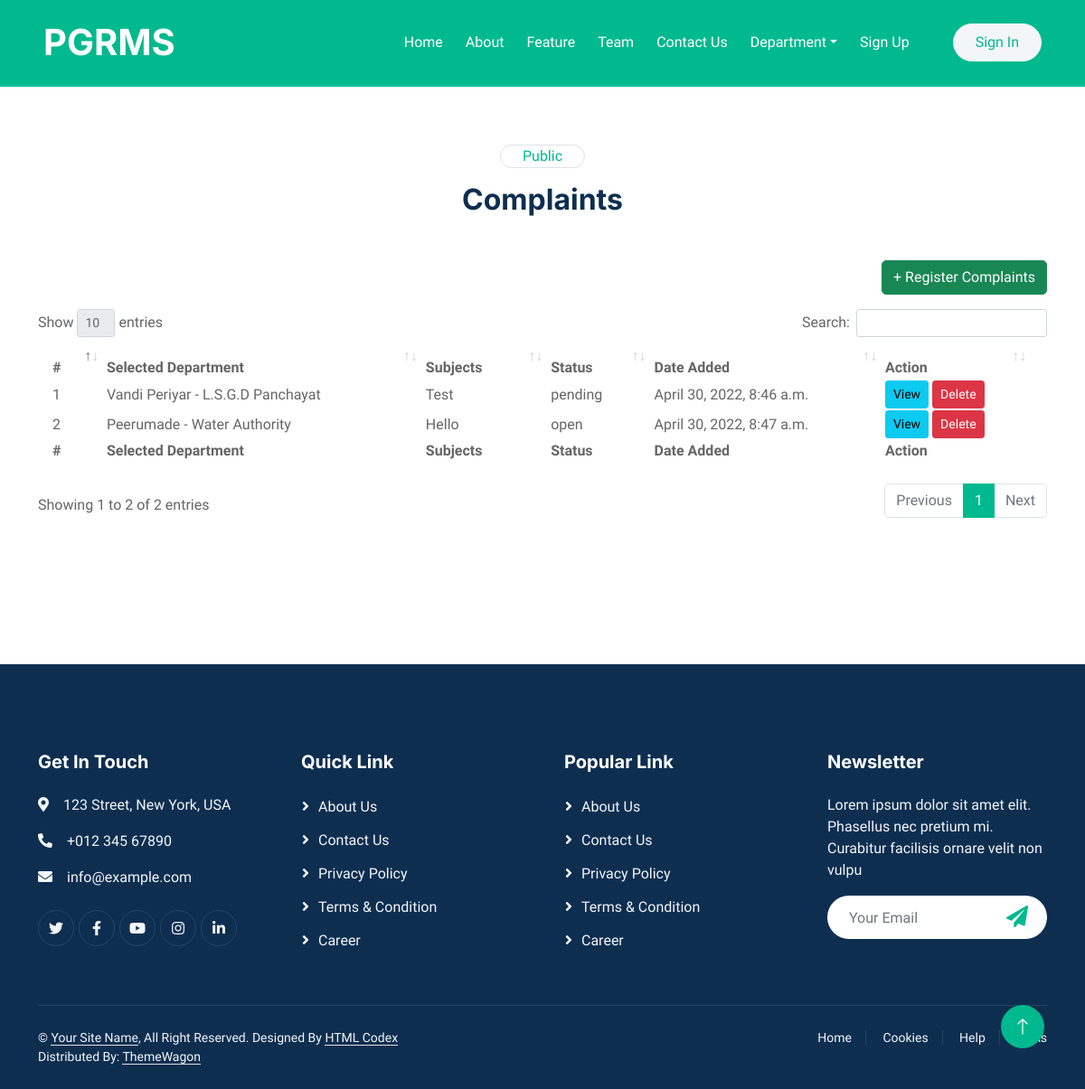
The app's page /public/list-complaints with its own data.
### public/models.py (models this page shows, shortened)
class Complaints(models.Model):
    unique_id=models.AutoField(primary_key=True, null=False)
    complaints_subject=models.CharField(max_length=255, default='null', null=False)
    complaints_text=models.TextField(default='null', null=False)
    selected_department = models.ForeignKey(Departments, on_delete=models.CASCADE)
    public_user = models.ForeignKey(Registration, on_delete=models.CASCADE)
    date_added = models.DateTimeField(default=now, editable=False)
    reply = models.TextField(default='null', null=True)
    status_choices = [
        ('open', 'Open'),
        ('pending', 'Pending'),
        ('closed', 'Closed'),
    ]
    status = models.CharField(max_length=15, choices=status_choices, default="open")

### site_admin/models.py (models this page shows)
class Departments(models.Model):
    unique_id=models.AutoField(primary_key=True, null=False)
    department_name=models.CharField(max_length=255, null=False)
    location=models.ForeignKey(Location, on_delete=models.CASCADE)
    date_added = models.DateTimeField(default=now, editable=False)
    def __str__(self):
        return self.department_name

class Location(models.Model):
    unique_id=models.AutoField(primary_key=True, null=False)
    location=models.CharField(max_length=255, null=False)
    date_added = models.DateTimeField(default=now, editable=False)
    def __str__(self):
        return self.location

### public/views.py (the view)
# urls.py: path('list-complaints', views.complaints_list, name="complaints_list"),
def complaints_list(request):
    complaints_list = Complaints.objects.all()
    context = { 'complaints_list': complaints_list }
    return render(request, 'public/complaints-list.html', context)

### templates/public/complaints-list.html (shortened to what this page needs)
{% extends 'layout.html' %}
{% load static %}
{% block custom-style %}
<link href="{% static 'lib/datatables/datatables.css' %}" rel="stylesheet">
{% endblock %}
{% block content %}
    <div class="container-xxl bg-white p-0">
        <div class="container-xxl position-relative p-0">
            {% include 'includes/menu.html'  %}
            <div class="container-xxl bg-primary page-header">
            </div>
        </div>
        <div class="container-xxl py-5">
            <div class="container">
                <div class="mx-auto text-center wow fadeInUp" data-wow-delay="0.1s" style="max-width: 600px;">
                    <div class="d-inline-block border rounded-pill text-primary px-4 mb-3">Public</div>
                    <h2 class="mb-5">Complaints</h2>
                </div>
                <div class="row justify-content-center">
                <div class="col-md-12">
                <a href="{% url 'public:complaints_add' %}" type="button" class="btn btn-success btn-md" style="float: right"> + Register Complaints</a>
                </div>
                <div class="col-md-12 py-3">
                {% if complaints_list.count > 0 %}
                <table id="example" class="stripe" style="width:100%; background-color: white; padding: 15px;">
                      <thead>
                          <tr>
                              <th>#</th>
                              <th>Selected Department</th>
                              <th>Subjects</th>
                              <th>Status</th>
                              <th>Date Added</th>
                              <th>Action</th>
                          </tr>
                      </thead>
                      <tbody>
                        {% for row in complaints_list %}
                           <tr>
                              <td>{{ forloop.counter }}</td>
                              <td>{{ row.selected_department.location }} - {{ row.selected_department }}</td>
                              <td>{{ row.complaints_subject }}</td>
                              <td>{{ row.status }}</td>
                              <td>{{ row.date_added }}</td>
                <td>
                  <a href="{% url 'public:complaints_views' id=row.unique_id %}" type="button" class="btn btn-info btn-sm">View</a>
                  <a href="{% url 'public:complaints_delete' id=row.unique_id %}" type="button" class="btn btn-danger btn-sm">Delete</a>
                </td>
                          </tr>
                        {% endfor %}
                      </tbody>
                      <tfoot>
                          <tr>
                            <th>#</th>
                            <th>Selected Department</th>
                            <th>Subjects</th>
                            <th>Status</th>
                            <th>Date Added</th>
                            <th>Action</th>
                          </tr>
                      </tfoot>
                  </table>
                {% else %}
                <b>No complaints added yet</b>
                {% endif %}
                </div>
                </div>
            </div>
        </div>
        {% include 'includes/footer.html'  %}
        <a href="#" class="btn btn-lg btn-primary btn-lg-square back-to-top"><i class="bi bi-arrow-up"></i></a>
    </div>
{% endblock %}

### static/css/style.css (style rules this page uses)
:root { --primary: #00B98E; --light: #F3F6F8; --dark: #0E2E50; }
.back-to-top { position: fixed; display: none; right: 45px; bottom: 45px; z-index: 99; }
.btn { font-weight: 500; transition: .5s; }
.btn.btn-primary, .btn.btn-outline-primary:hover { color: #FFFFFF; }
.btn-lg-square { width: 48px; height: 48px; }
.btn-square, .btn-sm-square, .btn-lg-square { padding: 0; display: flex; align-items: center; justify-content: center; font-weight: normal; border-radius: 50px; }
.page-header { margin-bottom: 1rem; padding: 6rem 0 0 0; }

### records on screen
Complaints: selected_department.location "Vandi Periyar", selected_department "L.S.G.D Panchayat", complaints_subject "Test", status "pending", date_added "April 30, 2022, 8:46 a.m."
Complaints: selected_department.location "Peerumade", selected_department "Water Authority", complaints_subject "Hello", status "open", date_added "April 30, 2022, 8:47 a.m."
